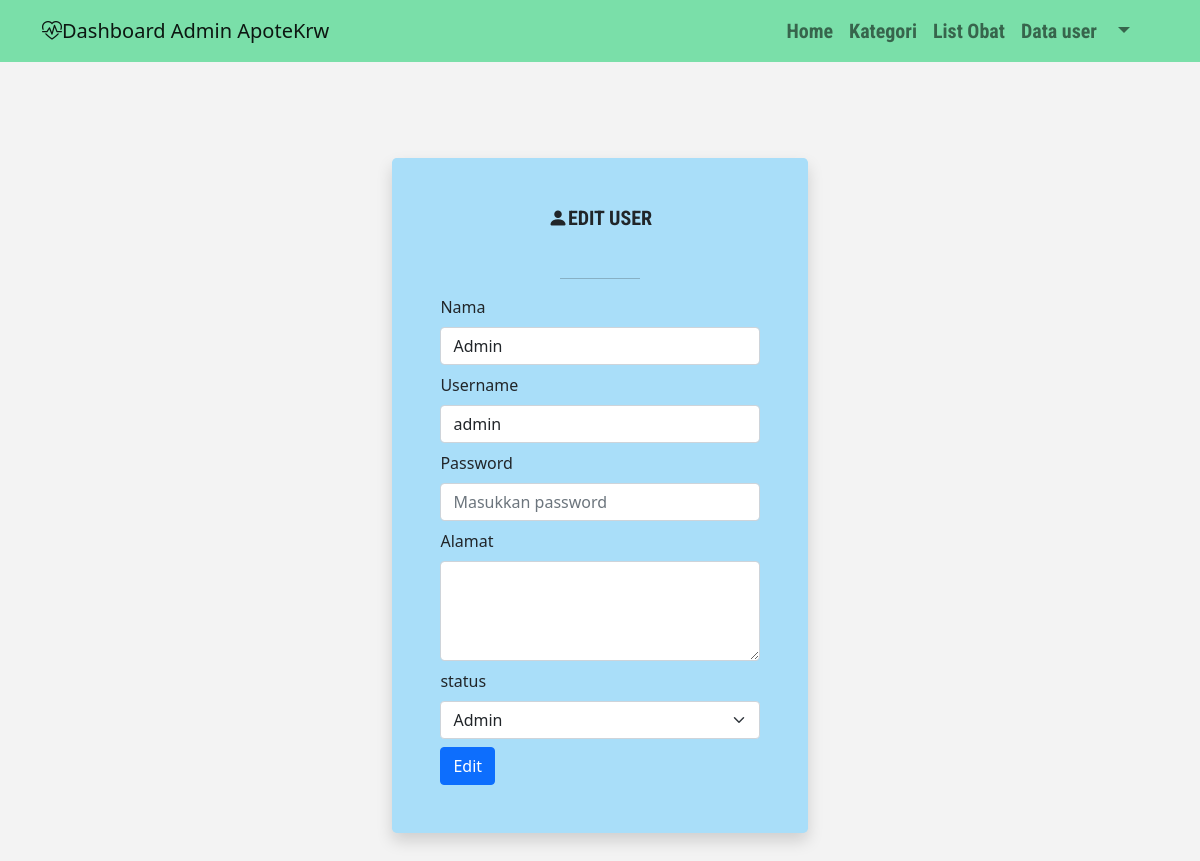
Screenshot of /admin/index.php?page=edit_user&id_user=1 with the database file from the repository.
### tables this page shows
CREATE TABLE `user` (
  `id_user` int(6) NOT NULL,
  `nama_lengkap` varchar(30) NOT NULL,
  `username` varchar(20) NOT NULL,
  `password` varchar(255) NOT NULL,
  `alamat` text NOT NULL,
  `status` enum('Admin','User') NOT NULL DEFAULT 'User'
);

### admin/dashboard/datauser/edit.php (the view, shortened to what this page needs)
<?php
if (isset($_GET['id_user'])) {
    $id = $_GET['id_user'];
    $query = mysqli_query($koneksi, "SELECT * FROM user WHERE id_user='$id'");
    $data = mysqli_fetch_array($query);
    if (mysqli_num_rows($query) == 1) {
?>
        <div class="container p-5">
            <div class="row">
              <div class="col-sm-9 col-md-7 col-lg-5 mx-auto">
                <div class="card cardLog border-0 shadow rounded-3 my-5">
                  <div class="login card-body p-4 p-sm-5">
                    <h1 class="card-title text-center mb-5 fs-5"><i class="bi bi-person-fill"></i><strong>EDIT USER</strong></h1>
                    <hr class="w-25 mx-auto">
                    <form action="index.php?page=update_user" method="post">
                        <div class="mb-2">
                            <label for="nama_lengkap" class="form-label">Nama</label>
                            <input type="text" name="nama_lengkap" id="nama_lengkap" class="form-control" placeholder="Masukkan nama" value="<?= $data['nama_lengkap'] ?>">
                        </div>
                        <div class="mb-2">
                            <label for="username" class="form-label">Username</label>
                            <input type="text" name="username" id="username" class="form-control" placeholder="Masukkan username" value="<?= $data['username'] ?>">
                        </div>
                        <div class="mb-2">
                            <label for="password" class="form-label">Password</label>
                            <input type="password" name="password" id="password" class="form-control" placeholder="Masukkan password">
                        </div>
                        <div class="mb-2">
                            <label for="alamat" class="form-label">Alamat</label>
                            <textarea name="alamat" id="alamat" class="form-control" placeholder="Masukkan Alamat"
                            style="height: 100px; width: 100%;" required><?= $data['alamat'] ?> </textarea>
                        </div>
                        <div class="mb-2">
                            <label for="status" class="form-label">status</label>
                            <select name="status" id="status" class="form-select">
                                <option value="Admin" <?php if ($data['status'] == "Admin") echo "selected" ?>>Admin</option>
                            </select>
                        </div>
                        <input type="submit" value="Edit" name="edit" class="btn btn-primary">
                    </form>
                  </div>
                </div>
              </div>
            </div>
          </div>
<?php
    } else {
        header("Location:index.php?page=kategori");
    }
} else {
    header("Location:index.php?page=kategori");
}
?>

### assets/css/styles.css (style rules this page uses)
body { background-color: #f3f3f3; min-height: 100vh; position: relative; }
h1, h4, h2 { font-family: 'Roboto Condensed', sans-serif; }
.card { background-color: #a9def9; }
.row { margin: 0 -5px; }

### rows the page displays
user: nama_lengkap "Admin", username "admin", status "Admin"
